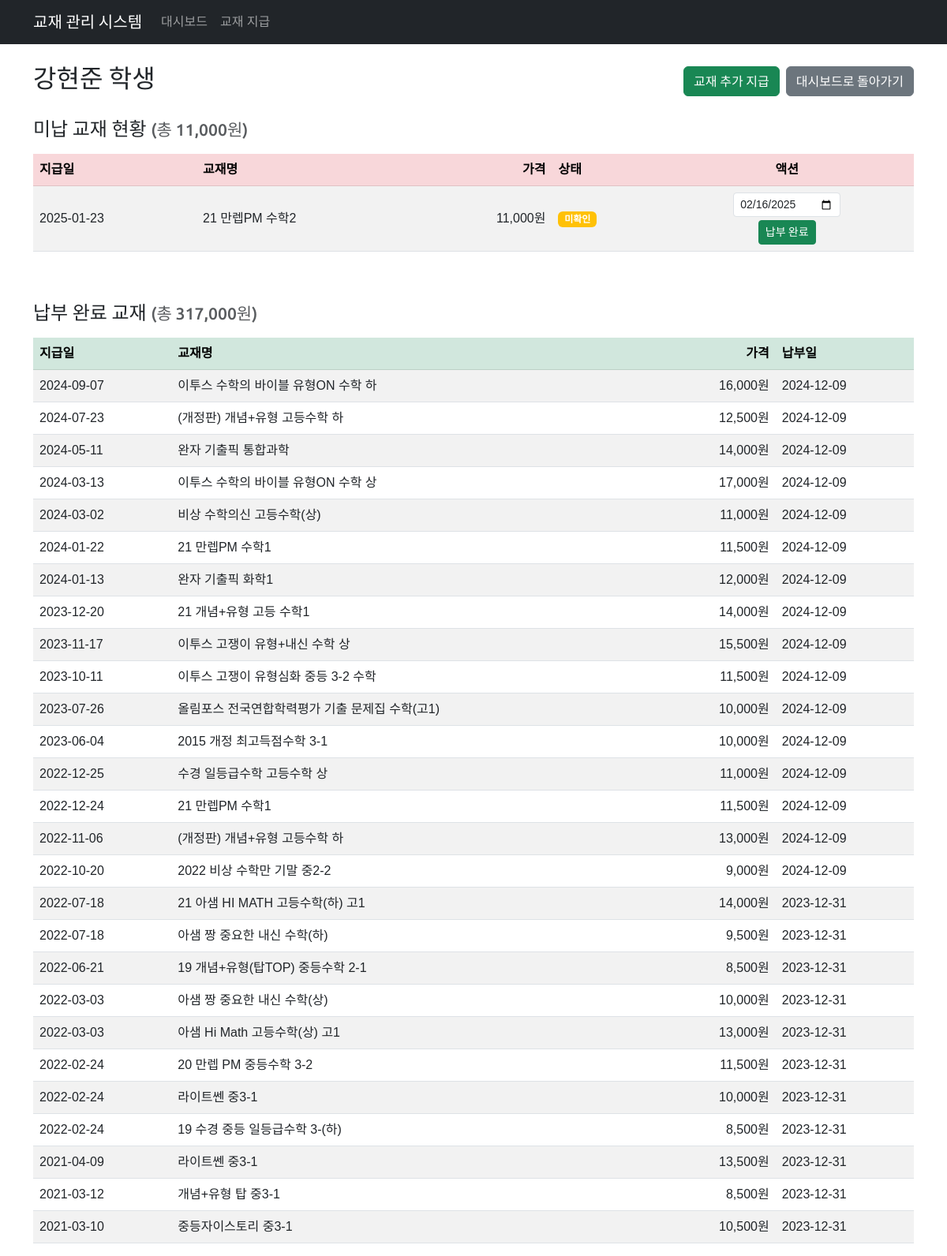
/textbook/student/89/, run on the app's committed database.
### textbook/models.py (models this page shows, shortened)
class Student(models.Model):
    name = models.CharField(max_length=255, unique=True, verbose_name='학생')
    class Meta:
        db_table = 'student'
        ordering = ['name']
        verbose_name = '학생'
        verbose_name_plural = '학생'

class Book(models.Model):
    input_date = models.DateField(verbose_name='지급일')
    book_name = models.CharField(max_length=255, verbose_name='교재')
    price = models.IntegerField(verbose_name='가격')
    checking = models.BooleanField(default=False, verbose_name='상태')
    student = models.ForeignKey(Student, on_delete=models.CASCADE, related_name='books', verbose_name='학생')
    payment_date = models.DateField(null=True, blank=True, verbose_name='수납일')
    class Meta:
        db_table = 'book'
        ordering = ['-input_date']
        verbose_name = '교재'
        verbose_name_plural = '교재'

### textbook/views.py (the view)
# urls.py: path('student/<int:student_id>/', views.student_detail, name='student_detail'),
def student_detail(request, student_id):
    student = get_object_or_404(Student, id=student_id)
    unpaid_books = student.books.filter(payment_date__isnull=True)
    paid_books = student.books.filter(payment_date__isnull=False)
    total_unpaid = unpaid_books.aggregate(total=Sum('price'))['total'] or 0
    total_paid = paid_books.aggregate(total=Sum('price'))['total'] or 0
    context = {
        'student': student,
        'unpaid_books': unpaid_books,
        'paid_books': paid_books,
        'total_unpaid': total_unpaid,
        'total_paid': total_paid,
        'today' : date.today(),
    }
    return render(request, 'textbook/student_detail.html', context)

### textbook/templates/textbook/student_detail.html (shortened to what this page needs)
{% extends 'textbook/base.html' %}
{% load humanize %}
{% block content %}
<div class="row">
    <div class="col-12">
        <div class="d-flex justify-content-between align-items-center mb-4">
            <h2>{{ student.name }} 학생</h2>
            <div class="d-flex gap-2">
                <a href="{% url 'textbook:issue_book' %}?student_id={{ student.id }}" class="btn btn-success">교재 추가 지급</a>
                <a href="{% url 'textbook:dashboard' %}" class="btn btn-secondary">
                    대시보드로 돌아가기
                </a>
            </div>
        </div>
        <h4 class="mb-3">미납 교재 현황 <small class="text-muted">(총 {{ total_unpaid|intcomma }}원)</small></h4>
        <div class="table-responsive mb-5">
            <table class="table table-striped table-hover align-middle">
                <thead class="table-danger">
                    <tr>
                        <th>지급일</th>
                        <th>교재명</th>
                        <th class="text-end">가격</th>
                        <th>상태</th>
                        <th class="text-center">액션</th>
                    </tr>
                </thead>
                <tbody>
                    {% for book in unpaid_books %}
                    <tr>
                        <td>{{ book.input_date|date:"Y-m-d" }}</td>
                        <td>{{ book.book_name }}</td>
                        <td class="text-end">{{ book.price|intcomma }}원</td>
                        <td>
                            {% if book.checking %}
                            <span class="badge bg-success">확인</span>
                            {% else %}
                            <span class="badge bg-warning">미확인</span>
                            {% endif %}
                        </td>
                        <td class="text-center">
                            <form action="{% url 'textbook:mark_as_paid' book.id %}" method="post" class="d-inline-block" onsubmit="return validateDate(this);">
                                <input type="date" name="payment_date" value="{{ today|date:'Y-m-d' }}" class="form-control form-control-sm" id="paymentDate_{{book.id}}">
                                <button type="submit" class="btn btn-success btn-sm mt-1">납부 완료</button>
                            </form>
                        </td>
                    </tr>
                    {% empty %}
                    <tr>
                        <td colspan="5" class="text-center">미납된 교재가 없습니다.</td>
                    </tr>
                    {% endfor %}
                </tbody>
            </table>
        </div>
        <h4 class="mb-3">납부 완료 교재 <small class="text-muted">(총 {{ total_paid|intcomma }}원)</small></h4>
        <div class="table-responsive">
            <table class="table table-striped table-hover align-middle">
                <thead class="table-success">
                    <tr>
                        <th>지급일</th>
                        <th>교재명</th>
                        <th class="text-end">가격</th>
                        <th>납부일</th>
                    </tr>
                </thead>
                <tbody>
                    {% for book in paid_books %}
                    <tr>
                        <td>{{ book.input_date|date:"Y-m-d" }}</td>
                        <td>{{ book.book_name }}</td>
                        <td class="text-end">{{ book.price|intcomma }}원</td>
                        <td>{{ book.payment_date|date:"Y-m-d" }}</td>
                    </tr>
                    {% empty %}
                    <tr>
                        <td colspan="4" class="text-center">납부 완료된 교재가 없습니다.</td>
                    </tr>
                    {% endfor %}
                </tbody>
            </table>
        </div>
    </div>
</div>
{% endblock %}

### textbook/templates/textbook/base.html (style rules this page uses)
body { font-family: 'Noto Sans KR', sans-serif; }
h1, h2, h3, h4, h5, h6, .navbar-brand, .btn, .pagination { font-family: 'Ubuntu', 'Noto Sans KR', sans-serif; }

### data on the page
Student: name "강현준"
Book: input_date "2025-01-23", book_name "21 만렙PM 수학2", price "11,000", checking "미확인", payment_date "02/16/2025"
Book: input_date "2024-09-07", book_name "이투스 수학의 바이블 유형ON 수학 하", price "16,000", payment_date "2024-12-09"
Book: input_date "2024-07-23", book_name "(개정판) 개념+유형 고등수학 하", price "12,500", payment_date "2024-12-09"
Book: input_date "2024-05-11", book_name "완자 기출픽 통합과학", price "14,000", payment_date "2024-12-09"
Book: input_date "2024-03-13", book_name "이투스 수학의 바이블 유형ON 수학 상", price "17,000", payment_date "2024-12-09"
Book: input_date "2024-03-02", book_name "비상 수학의신 고등수학(상)", price "11,000", payment_date "2024-12-09"
Book: input_date "2024-01-22", book_name "21 만렙PM 수학1", price "11,500", payment_date "2024-12-09"
Book: input_date "2024-01-13", book_name "완자 기출픽 화학1", price "12,000", payment_date "2024-12-09"
Book: input_date "2023-12-20", book_name "21 개념+유형 고등 수학1", price "14,000", payment_date "2024-12-09"
Book: input_date "2023-11-17", book_name "이투스 고쟁이 유형+내신 수학 상", price "15,500", payment_date "2024-12-09"
Book: input_date "2023-10-11", book_name "이투스 고쟁이 유형심화 중등 3-2 수학", price "11,500", payment_date "2024-12-09"
Book: input_date "2023-07-26", book_name "올림포스 전국연합학력평가 기출 문제집 수학(고1)", price "10,000", payment_date "2024-12-09"
Book: input_date "2023-06-04", book_name "2015 개정 최고득점수학 3-1", price "10,000", payment_date "2024-12-09"
Book: input_date "2022-12-25", book_name "수경 일등급수학 고등수학 상", price "11,000", payment_date "2024-12-09"
Book: input_date "2022-12-24", book_name "21 만렙PM 수학1", price "11,500", payment_date "2024-12-09"
Book: input_date "2022-11-06", book_name "(개정판) 개념+유형 고등수학 하", price "13,000", payment_date "2024-12-09"
Book: input_date "2022-10-20", book_name "2022 비상 수학만 기말 중2-2", price "9,000", payment_date "2024-12-09"
Book: input_date "2022-07-18", book_name "21 아샘 HI MATH 고등수학(하) 고1", price "14,000", payment_date "2023-12-31"
Book: input_date "2022-07-18", book_name "아샘 짱 중요한 내신 수학(하)", price "9,500", payment_date "2023-12-31"
Book: input_date "2022-06-21", book_name "19 개념+유형(탑TOP) 중등수학 2-1", price "8,500", payment_date "2023-12-31"
Book: input_date "2022-03-03", book_name "아샘 짱 중요한 내신 수학(상)", price "10,000", payment_date "2023-12-31"
Book: input_date "2022-03-03", book_name "아샘 Hi Math 고등수학(상) 고1", price "13,000", payment_date "2023-12-31"
Book: input_date "2022-02-24", book_name "20 만렙 PM 중등수학 3-2", price "11,500", payment_date "2023-12-31"
Book: input_date "2022-02-24", book_name "라이트쎈 중3-1", price "10,000", payment_date "2023-12-31"
Book: input_date "2022-02-24", book_name "19 수경 중등 일등급수학 3-(하)", price "8,500", payment_date "2023-12-31"
Book: input_date "2021-04-09", book_name "라이트쎈 중3-1", price "13,500", payment_date "2023-12-31"
Book: input_date "2021-03-12", book_name "개념+유형 탑 중3-1", price "8,500", payment_date "2023-12-31"
Book: input_date "2021-03-10", book_name "중등자이스토리 중3-1", price "10,500", payment_date "2023-12-31"

### other printed values
{{ total_unpaid|intcomma }} "11,000"
{{ total_paid|intcomma }} "317,000"
